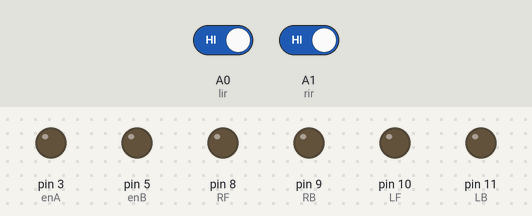
Simulated run of this sketch. Board: Arduino Uno, built with avr-gcc and run on an emulated ATmega328P. On the bench: output pins drawn as LEDs (lit = HIGH). Inputs (shaded band) come from the test bench; at power-on: A0 (lir) HIGH, A1 (rir) HIGH.

Above: at 1.2 s.
1.3 s: A0 (lir) driven LOW
At 1.9 s:
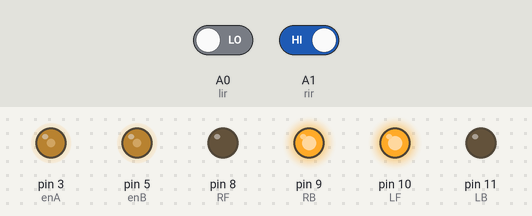
2.8 s: A1 (rir) driven LOW
At 4.0 s:
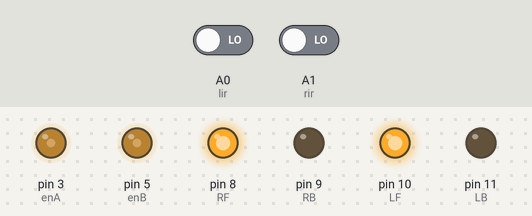
4.3 s: A0 (lir) driven HIGH
At 5.3 s:
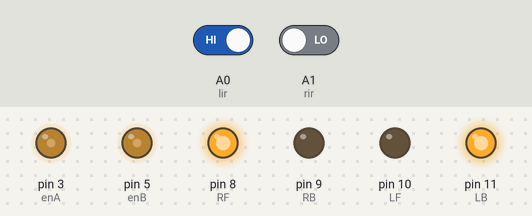
5.8 s: A1 (rir) driven HIGH
At 6.5 s:
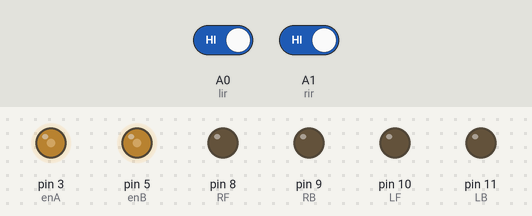
Timing chart, 0 to 8.3 s (numbered marks = the images above; inputs shaded):
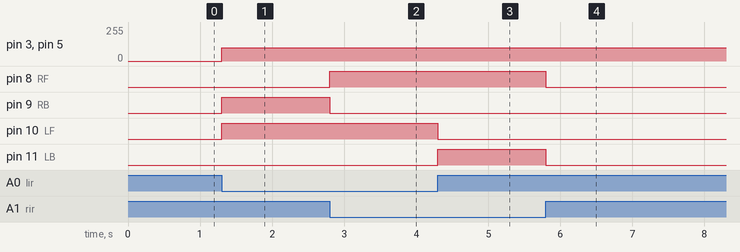

The sketch:

line_follwer.ino
```cpp
const int RF = 8;
const int RB = 9;
const int LF = 10;
const int LB = 11;

const int enA = 3;
const int enB = 5;
const int lir = A0;
const int rir = A1;

void setup()
{
  Serial.begin(9600);
  pinMode(RF, OUTPUT);
  pinMode(RB, OUTPUT);
  pinMode(LF, OUTPUT);
  pinMode(LB, OUTPUT);
  pinMode(enA,OUTPUT);
  pinMode(enB,OUTPUT);
  pinMode(A0, INPUT);
  pinMode(A1, INPUT);
}
void loop()
{
  int LEFT_SENSOR = digitalRead(lir);
  int RIGHT_SENSOR = digitalRead(rir);


  if (RIGHT_SENSOR == 0 && LEFT_SENSOR == 0)
  {
    forward();
  }
  else if (RIGHT_SENSOR == 1 && LEFT_SENSOR == 0)
  {
    right();
  }
  else if (RIGHT_SENSOR == 0 && LEFT_SENSOR == 1)
  {
    left();
  }
  else if (RIGHT_SENSOR == 1 && LEFT_SENSOR == 1)
  {
    Stop();
  }
}

void forward()
{
  digitalWrite(RF, HIGH);
  digitalWrite(RB, LOW);
  digitalWrite(LF, HIGH);
  digitalWrite(LB, LOW);
  analogWrite(enA, 100);
  analogWrite(enB, 100);

}
void backward()
{
  digitalWrite(RF, LOW);
  digitalWrite(RB, HIGH);
  digitalWrite(LF, LOW);
  digitalWrite(LB, HIGH);
  analogWrite(enA, 100);
  analogWrite(enB, 100);
}
void right()
{
  digitalWrite(RF, LOW);
  digitalWrite(RB, HIGH);
  digitalWrite(LF, HIGH);
  digitalWrite(LB, LOW);
  analogWrite(enA, 100);
  analogWrite(enB, 100);
}
void left()
{
  digitalWrite(RF, HIGH);
  digitalWrite(RB, LOW);
  digitalWrite(LF, LOW);
  digitalWrite(LB, HIGH);
  analogWrite(enA, 100);
  analogWrite(enB, 100);
}
void Stop()
{
  digitalWrite(RF, LOW);
  digitalWrite(RB, LOW);
  digitalWrite(LF, LOW);
  digitalWrite(LB, LOW);
}
```

Measured:
- after the input at 1.3 s, pin 3 (enA), pin 5 (enB): 0/255 → 100/255 at once; pin 9 (RB), pin 10 (LF): LOW → HIGH at once
- after the input at 2.8 s, pin 8 (RF): LOW → HIGH at once; pin 9 (RB): HIGH → LOW at once
- after the input at 4.3 s, pin 10 (LF): HIGH → LOW at once; pin 11 (LB): LOW → HIGH at once
- after the input at 5.8 s, pin 8 (RF), pin 11 (LB): HIGH → LOW at once
